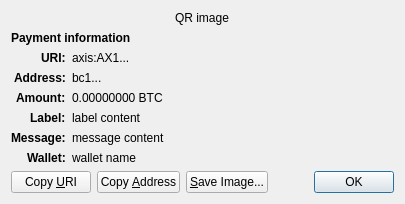
<?xml version="1.0" encoding="UTF-8"?>
<ui version="4.0">
 <class>ReceiveRequestDialog</class>
 <widget class="QDialog" name="ReceiveRequestDialog">
  <property name="geometry">
   <rect>
    <x>0</x>
    <y>0</y>
    <width>413</width>
    <height>229</height>
   </rect>
  </property>
  <property name="windowTitle">
   <string>Request payment to ...</string>
  </property>
  <layout class="QGridLayout" name="gridLayout" columnstretch="0,1">
   <property name="sizeConstraint">
    <enum>QLayout::SetFixedSize</enum>
   </property>
   <item row="0" column="0" colspan="2" alignment="Qt::AlignHCenter">
    <widget class="QRImageWidget" name="qr_code">
     <property name="text">
      <string notr="true">QR image</string>
     </property>
     <property name="textInteractionFlags">
      <set>Qt::NoTextInteraction</set>
     </property>
    </widget>
   </item>
   <item row="1" column="0" colspan="2">
    <widget class="QLabel" name="payment_header">
     <property name="font">
      <font>
       <weight>75</weight>
       <bold>true</bold>
      </font>
     </property>
     <property name="text">
      <string>Payment information</string>
     </property>
     <property name="textInteractionFlags">
      <set>Qt::NoTextInteraction</set>
     </property>
    </widget>
   </item>
   <item row="2" column="0" alignment="Qt::AlignRight|Qt::AlignTop">
    <widget class="QLabel" name="uri_tag">
     <property name="font">
      <font>
       <weight>75</weight>
       <bold>true</bold>
      </font>
     </property>
     <property name="text">
      <string notr="true">URI:</string>
     </property>
     <property name="textFormat">
      <enum>Qt::PlainText</enum>
     </property>
     <property name="textInteractionFlags">
      <set>Qt::NoTextInteraction</set>
     </property>
    </widget>
   </item>
   <item row="2" column="1" alignment="Qt::AlignTop">
    <widget class="QLabel" name="uri_content">
     <property name="text">
      <string notr="true">axis:AX1...</string>
     </property>
     <property name="textFormat">
      <enum>Qt::RichText</enum>
     </property>
     <property name="wordWrap">
      <bool>true</bool>
     </property>
     <property name="textInteractionFlags">
      <set>Qt::TextSelectableByMouse</set>
     </property>
    </widget>
   </item>
   <item row="3" column="0" alignment="Qt::AlignRight|Qt::AlignTop">
    <widget class="QLabel" name="address_tag">
     <property name="font">
      <font>
       <weight>75</weight>
       <bold>true</bold>
      </font>
     </property>
     <property name="text">
      <string>Address:</string>
     </property>
     <property name="textInteractionFlags">
      <set>Qt::NoTextInteraction</set>
     </property>
    </widget>
   </item>
   <item row="3" column="1" alignment="Qt::AlignTop">
    <widget class="QLabel" name="address_content">
     <property name="text">
      <string notr="true">bc1...</string>
     </property>
     <property name="textFormat">
      <enum>Qt::PlainText</enum>
     </property>
     <property name="textInteractionFlags">
      <set>Qt::TextSelectableByMouse</set>
     </property>
    </widget>
   </item>
   <item row="4" column="0" alignment="Qt::AlignRight|Qt::AlignTop">
    <widget class="QLabel" name="amount_tag">
     <property name="font">
      <font>
       <weight>75</weight>
       <bold>true</bold>
      </font>
     </property>
     <property name="text">
      <string>Amount:</string>
     </property>
     <property name="textInteractionFlags">
      <set>Qt::NoTextInteraction</set>
     </property>
    </widget>
   </item>
   <item row="4" column="1" alignment="Qt::AlignTop">
    <widget class="QLabel" name="amount_content">
     <property name="text">
      <string notr="true">0.00000000 BTC</string>
     </property>
     <property name="textFormat">
      <enum>Qt::PlainText</enum>
     </property>
     <property name="textInteractionFlags">
      <set>Qt::TextSelectableByMouse</set>
     </property>
    </widget>
   </item>
   <item row="5" column="0" alignment="Qt::AlignRight|Qt::AlignTop">
    <widget class="QLabel" name="label_tag">
     <property name="font">
      <font>
       <weight>75</weight>
       <bold>true</bold>
      </font>
     </property>
     <property name="text">
      <string>Label:</string>
     </property>
     <property name="textInteractionFlags">
      <set>Qt::NoTextInteraction</set>
     </property>
    </widget>
   </item>
   <item row="5" column="1" alignment="Qt::AlignTop">
    <widget class="QLabel" name="label_content">
     <property name="text">
      <string notr="true">label content</string>
     </property>
     <property name="textFormat">
      <enum>Qt::PlainText</enum>
     </property>
     <property name="wordWrap">
      <bool>true</bool>
     </property>
     <property name="textInteractionFlags">
      <set>Qt::TextSelectableByMouse</set>
     </property>
    </widget>
   </item>
   <item row="6" column="0" alignment="Qt::AlignRight|Qt::AlignTop">
    <widget class="QLabel" name="message_tag">
     <property name="font">
      <font>
       <weight>75</weight>
       <bold>true</bold>
      </font>
     </property>
     <property name="text">
      <string>Message:</string>
     </property>
     <property name="textInteractionFlags">
      <set>Qt::NoTextInteraction</set>
     </property>
    </widget>
   </item>
   <item row="6" column="1" alignment="Qt::AlignTop">
    <widget class="QLabel" name="message_content">
     <property name="text">
      <string notr="true">message content</string>
     </property>
     <property name="textFormat">
      <enum>Qt::PlainText</enum>
     </property>
     <property name="wordWrap">
      <bool>true</bool>
     </property>
     <property name="textInteractionFlags">
      <set>Qt::TextSelectableByMouse</set>
     </property>
    </widget>
   </item>
   <item row="7" column="0" alignment="Qt::AlignRight|Qt::AlignTop">
    <widget class="QLabel" name="wallet_tag">
     <property name="font">
      <font>
       <weight>75</weight>
       <bold>true</bold>
      </font>
     </property>
     <property name="text">
      <string>Wallet:</string>
     </property>
     <property name="textInteractionFlags">
      <set>Qt::NoTextInteraction</set>
     </property>
    </widget>
   </item>
   <item row="7" column="1" alignment="Qt::AlignTop">
    <widget class="QLabel" name="wallet_content">
     <property name="text">
      <string notr="true">wallet name</string>
     </property>
     <property name="textFormat">
      <enum>Qt::PlainText</enum>
     </property>
     <property name="wordWrap">
      <bool>true</bool>
     </property>
     <property name="textInteractionFlags">
      <set>Qt::TextSelectableByMouse</set>
     </property>
    </widget>
   </item>
   <item row="8" column="0" colspan="2">
    <layout class="QHBoxLayout" name="horizontalLayout">
     <item>
      <widget class="QPushButton" name="btnCopyURI">
       <property name="text">
        <string>Copy &amp;URI</string>
       </property>
       <property name="autoDefault">
        <bool>false</bool>
       </property>
      </widget>
     </item>
     <item>
      <widget class="QPushButton" name="btnCopyAddress">
       <property name="text">
        <string>Copy &amp;Address</string>
       </property>
       <property name="autoDefault">
        <bool>false</bool>
       </property>
      </widget>
     </item>
     <item>
      <widget class="QPushButton" name="btnSaveAs">
       <property name="text">
        <string>&amp;Save Image...</string>
       </property>
       <property name="autoDefault">
        <bool>false</bool>
       </property>
      </widget>
     </item>
     <item>
      <spacer name="horizontalSpacer_2">
       <property name="orientation">
        <enum>Qt::Horizontal</enum>
       </property>
       <property name="sizeHint" stdset="0">
        <size>
         <width>40</width>
         <height>20</height>
        </size>
       </property>
      </spacer>
     </item>
     <item>
      <widget class="QDialogButtonBox" name="buttonBox">
       <property name="focusPolicy">
        <enum>Qt::StrongFocus</enum>
       </property>
       <property name="standardButtons">
        <set>QDialogButtonBox::Ok</set>
       </property>
      </widget>
     </item>
    </layout>
   </item>
  </layout>
 </widget>
 <customwidgets>
  <customwidget>
   <class>QRImageWidget</class>
   <extends>QLabel</extends>
   <header>qt/qrimagewidget.h</header>
  </customwidget>
 </customwidgets>
 <tabstops>
  <tabstop>buttonBox</tabstop>
  <tabstop>btnCopyURI</tabstop>
  <tabstop>btnCopyAddress</tabstop>
  <tabstop>btnSaveAs</tabstop>
 </tabstops>
 <resources/>
 <connections>
  <connection>
   <sender>buttonBox</sender>
   <signal>accepted()</signal>
   <receiver>ReceiveRequestDialog</receiver>
   <slot>accept()</slot>
   <hints>
    <hint type="sourcelabel">
     <x>135</x>
     <y>230</y>
    </hint>
    <hint type="destinationlabel">
     <x>135</x>
     <y>126</y>
    </hint>
   </hints>
  </connection>
 </connections>
</ui>
